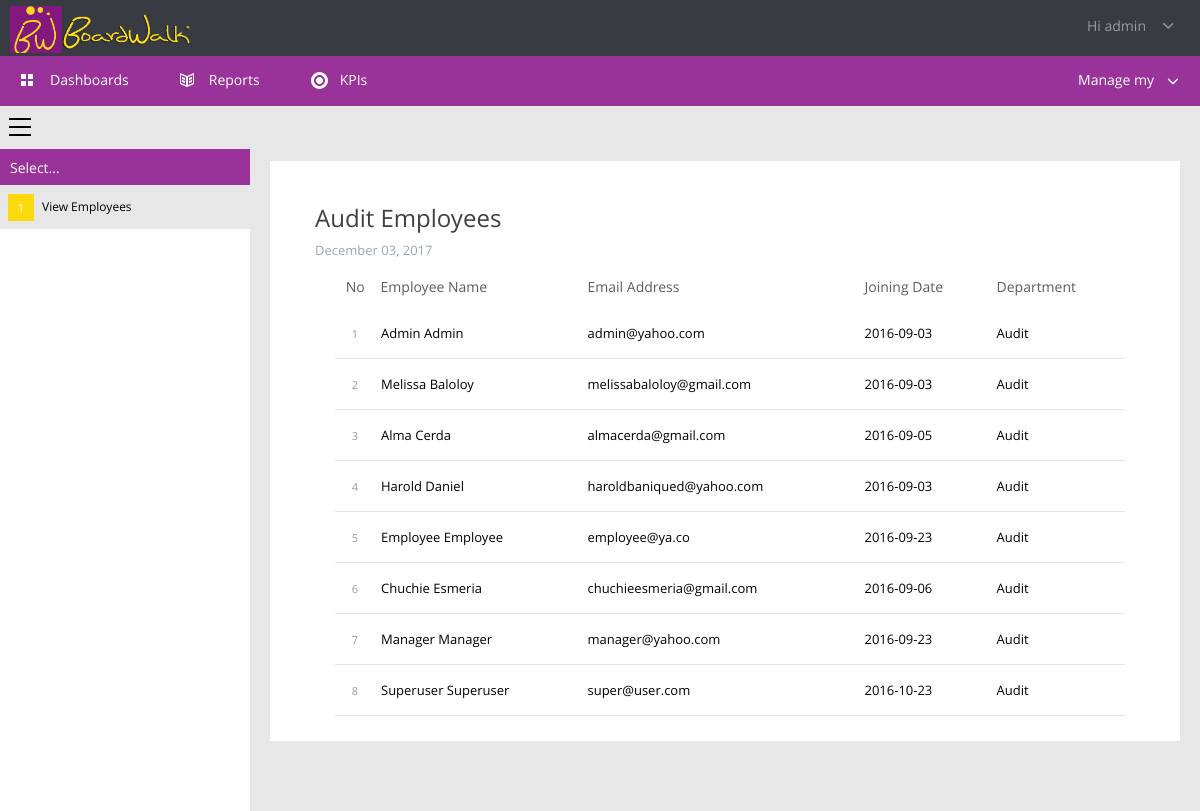
The page /user/viewemployee.php (signed in) on the database its author committed.
### tables this page shows
CREATE TABLE IF NOT EXISTS `users` (
  `userId` int(11) NOT NULL AUTO_INCREMENT,
  `userFname` varchar(255) NOT NULL,
  `userLname` varchar(255) NOT NULL,
  `userName` varchar(30) NOT NULL,
  `Name` varchar(255) NOT NULL,
  `userEmail` varchar(60) NOT NULL,
  `userPass` varchar(255) NOT NULL,
  `userDate` date NOT NULL,
  `deptId` int(10) NOT NULL,
  `userRole` varchar(255) NOT NULL,
  `userType` int(50) NOT NULL,
  PRIMARY KEY (`userId`),
  UNIQUE KEY `userEmail` (`userEmail`)
);

CREATE TABLE IF NOT EXISTS `departments` (
  `deptId` int(2) NOT NULL AUTO_INCREMENT,
  `deptName` varchar(256) NOT NULL,
  `deptDesc` varchar(512) NOT NULL,
  `deptHead` varchar(256) NOT NULL,
  PRIMARY KEY (`deptId`)
);

### user/viewemployee.php (the view, shortened to what this page needs)
<?php
    $res=mysql_query("SELECT * FROM users WHERE userId=".$_SESSION['user']);
    $userRow=mysql_fetch_array($res);
    $deptId = $userRow['deptId'];
   $ress=mysql_query("SELECT * FROM departments WHERE deptId=$deptId");
    $dep=mysql_fetch_array($ress);
    $printdate = date("F d, Y");
?>
<!DOCTYPE html>
<html idmmzcc-ext-docid="468572160"><head>
	<link rel="stylesheet" type="text/css" media="print" href="files/css.css">
	<link href="files/css_003.css" rel="stylesheet" type="text/css">
    <link href="files/css_002.css" rel="stylesheet">
	<link href="files/dark.css" rel="stylesheet">
	<link href="files/blue.css" rel="stylesheet">
	<link href="css/bootstrap2.min.css" rel="stylesheet">
	<link href="css/bootstrap2.min.css" rel="stylesheet">
    <div class="header-status-bar">
        <span class="company-details" data-is-logo="true" style="background-image:url('logoo.png')"></span>
    <div><a class="profile"><i class="small-profile" data-item-id="84908" data-size="30x30" style="background-image:url('/Shared/_ProfileImage/84908?size=30x30')"></i><span>Hi <?php echo $userRow['userName']; ?></span><svg viewBox="-4 -6 22 22" class="init"><path d="M1.8,0c0.2,0,0.4,0.1,0.6,0.2L7.2,5l4.7-4.7c0.3-0.3,0.9-0.3,1.2,0c0.2,0.2,0.2,0.4,0.2,0.6s-0.1,0.4-0.2,0.6L7.8,6.8       c-0.3,0.3-0.9,0.3-1.2,0L1.2,1.5c-0.3-0.3-0.3-0.9,0-1.2C1.4,0.1,1.6,0,1.8,0z" xmlns="http://www.w3.org/2000/svg"></path></svg></a></div>
    </div>
<div class="tab-menu screen">
     <ul class="tab-menu">
<li><a href="dashboards.php?deptId=<?php echo $deptId; ?>"><svg class="init"><path d="M6,7H1V2h5V7z M13,2H8v5h5V2z M6,9H1v5h5V9z M13,9H8v5h5V9z" xmlns="http://www.w3.org/2000/svg"></path></svg><span>Dashboards</span></a></li>
<li><a href="reports.php?deptId=<?php echo $deptId; ?>"><svg class="init"><path d="M8,4L1,1v11l7,3l7-3V1 M8,4 M7,13l-5-2V3l5,2V13z M14,11l-5,2V5l5-2V11z M3,5l3,1v2L3,7V5z M3,8l3,1v2l-3-1V8z M13,7l-3,1       V6l3-1V7z M13,10l-3,1V9l3-1V10z" xmlns="http://www.w3.org/2000/svg"></path></svg><span>Reports</span></a></li>
<li><a href="kpi.php?deptId=<?php echo $deptId; ?>"><span>KPIs</span></a></li>
 </ul>
    <div class="manage-my"><span>Manage my</span><svg viewBox="0 -9 24 24" class="init"><path d="M1.8,0c0.2,0,0.4,0.1,0.6,0.2L7.2,5l4.7-4.7c0.3-0.3,0.9-0.3,1.2,0c0.2,0.2,0.2,0.4,0.2,0.6s-0.1,0.4-0.2,0.6L7.8,6.8       c-0.3,0.3-0.9,0.3-1.2,0L1.2,1.5c-0.3-0.3-0.3-0.9,0-1.2C1.4,0.1,1.6,0,1.8,0z" xmlns="http://www.w3.org/2000/svg"></path></svg></div>
</div>
<div class="columns">
    <div class="columns-row">
        <div class="column-left">
            <a href="#" class="menu-button" title="Hide"><svg class="init"><path style="fill: black;" d="M23,2H1V0h22V2z M23,8H1v2h22V8z M23,16H1v2h22V16z" xmlns="http://www.w3.org/2000/svg"></path></svg></a>
            <h4>Select...</h4>
			 <a class="category selected"><b>1</b><span>View Employees</span></a>
        </div>
        <div class="column-right">
		<div class="reports">
		<div class="reports-options screen"></div>
		<div class="report" style="padding: 0px 15px 0px 20px;">
		<div class="kpi-entries">
		<div class="report-header">
                            <div class="title">
                                <h1 id="h1Name"><?php echo $dep['deptName']; ?> Employees</h1>
                                <h2 id="h1Dateito"><?php echo $printdate;?></h2>
                            </div>
            </div>
			<div style="padding: 0px 15px 0px 20px;">
            <table class="kpis">
				<tr>
                    <th class="screen">No</th>
					<th class="screen" style="text-align:left;">Employee Name</th>
					<th class="screen" style="text-align:left;">Email Address</th>
					<th class="screen" style="text-align:left;">Joining Date</th>
                    <th class="screen" style="text-align:left;">Department</th>
				</tr>
				<?php
					$sql = mysql_query("SELECT userId,userFname,userLname,userEmail,userDate,d.deptName AS deptName FROM users u,departments d WHERE u.deptId=d.deptId AND u.deptId=$deptId ORDER BY d.deptId,userLname ASC");
				if(mysql_num_rows($sql) == 0){
					echo '<tr><td colspan="8">No data found</td></tr>';
				}else{
					$no = 1;
					while($row = mysql_fetch_assoc($sql)){
						echo '
						<tr>
							<td style="width: 30px;height:40px;text-align:center;color: #999999;font-size:11px;">'.$no.'</td>
							<td class="kpi">'.ucfirst($row['userFname'])." ".ucfirst($row['userLname']).'</td>
                            <td >'.$row['userEmail'].'</td>
                            <td>'.$row['userDate'].'</td>
                            <td>'.$row['deptName'].'</td>
							';
						echo '
						</tr>
						';
						$no++;
					}
				}
				?>
			</table>
		</div>
	</div>
		</div></div>
    </div>
</div>
<div class="ui-helper-hidden-accessible" aria-relevant="additions" aria-live="assertive" role="log"></div></body></html>

### user/files/css.css (style rules this page uses)
html,body { min-width: 0; background-color: #fff !important; }
h1 { font-size: 18px; float: none; padding-left: 10px; color: #000; }
h2 { color: #424141; font-size: 12px; text-shadow: none; line-height: 30px; float: none; padding-left: 10px; }
.screen { visibility: hidden !important; display: none !important; }
div.header-status-bar { height: 60px; padding: 10px 0 0 10px; min-width: 0; background: none; display: block; clear: both; }
div.header-status-bar>span { color: #000; font-size: 20px; width: auto; text-shadow: none; }
div.header-status-bar>div { visibility: hidden; display: none; }

### user/files/dark.css (style rules this page uses)
div.header-status-bar { background-color:#383b42 }
div.header-status-bar>span { color:#fff }

### user/files/blue.css (style rules this page uses)
div.tab-menu { background-color:#993399; }

### rows shown on the page
users: userName "admin", userFname "Admin", userLname "Admin", userEmail "admin@yahoo.com", userDate "2016-09-03", deptId.deptName "Audit"
departments: deptName "Audit"
users: userFname "Melissa", userLname "Baloloy", userEmail "melissabaloloy@gmail.com", userDate "2016-09-03", deptId.deptName "Audit"
users: userFname "Alma", userLname "Cerda", userEmail "almacerda@gmail.com", userDate "2016-09-05", deptId.deptName "Audit"
users: userFname "Harold", userLname "Daniel", userEmail "haroldbaniqued@yahoo.com", userDate "2016-09-03", deptId.deptName "Audit"
users: userFname "Employee", userLname "Employee", userEmail "employee@ya.co", userDate "2016-09-23", deptId.deptName "Audit"
users: userFname "Chuchie", userLname "Esmeria", userEmail "chuchieesmeria@gmail.com", userDate "2016-09-06", deptId.deptName "Audit"
users: userFname "Manager", userLname "Manager", userEmail "manager@yahoo.com", userDate "2016-09-23", deptId.deptName "Audit"
users: userFname "Superuser", userLname "Superuser", userEmail "super@user.com", userDate "2016-10-23", deptId.deptName "Audit"
